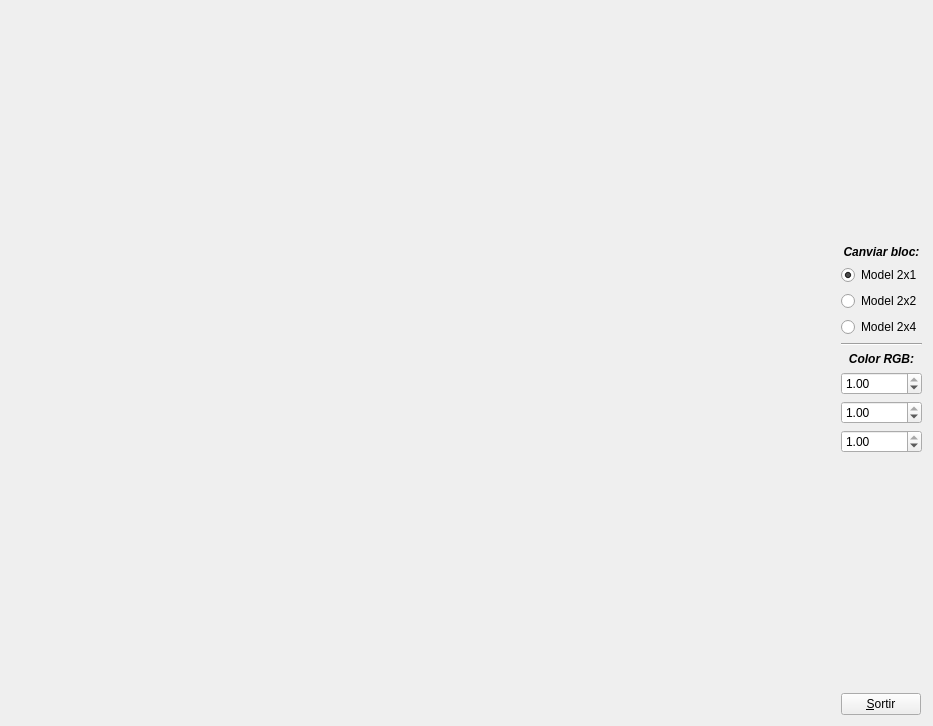
<?xml version="1.0" encoding="UTF-8"?>
<ui version="4.0">
 <class>MyForm</class>
 <widget class="QWidget" name="MyForm">
  <property name="geometry">
   <rect>
    <x>0</x>
    <y>0</y>
    <width>933</width>
    <height>726</height>
   </rect>
  </property>
  <property name="windowTitle">
   <string>IDI-Lab</string>
  </property>
  <layout class="QHBoxLayout" name="horizontalLayout">
   <item>
    <widget class="MyGLWidget" name="widget" native="true">
     <property name="sizePolicy">
      <sizepolicy hsizetype="Expanding" vsizetype="Expanding">
       <horstretch>0</horstretch>
       <verstretch>0</verstretch>
      </sizepolicy>
     </property>
     <property name="minimumSize">
      <size>
       <width>50</width>
       <height>50</height>
      </size>
     </property>
    </widget>
   </item>
   <item>
    <layout class="QVBoxLayout" name="verticalLayout">
     <item>
      <spacer name="verticalSpacer">
       <property name="orientation">
        <enum>Qt::Vertical</enum>
       </property>
       <property name="sizeHint" stdset="0">
        <size>
         <width>20</width>
         <height>40</height>
        </size>
       </property>
      </spacer>
     </item>
     <item>
      <widget class="QLabel" name="label_2">
       <property name="font">
        <font>
         <weight>75</weight>
         <italic>true</italic>
         <bold>true</bold>
        </font>
       </property>
       <property name="text">
        <string>Canviar bloc:</string>
       </property>
       <property name="alignment">
        <set>Qt::AlignCenter</set>
       </property>
      </widget>
     </item>
     <item>
      <widget class="QRadioButton" name="radioButton">
       <property name="text">
        <string>Model 2x1</string>
       </property>
       <property name="checked">
        <bool>true</bool>
       </property>
      </widget>
     </item>
     <item>
      <widget class="QRadioButton" name="radioButton_3">
       <property name="text">
        <string>Model 2x2</string>
       </property>
      </widget>
     </item>
     <item>
      <widget class="QRadioButton" name="radioButton_2">
       <property name="text">
        <string>Model 2x4</string>
       </property>
      </widget>
     </item>
     <item>
      <widget class="Line" name="line">
       <property name="orientation">
        <enum>Qt::Horizontal</enum>
       </property>
      </widget>
     </item>
     <item>
      <widget class="QLabel" name="label">
       <property name="font">
        <font>
         <weight>75</weight>
         <italic>true</italic>
         <bold>true</bold>
        </font>
       </property>
       <property name="text">
        <string>Color RGB:</string>
       </property>
       <property name="alignment">
        <set>Qt::AlignCenter</set>
       </property>
      </widget>
     </item>
     <item>
      <widget class="QDoubleSpinBox" name="doubleSpinBox">
       <property name="maximum">
        <double>1.000000000000000</double>
       </property>
       <property name="singleStep">
        <double>0.100000000000000</double>
       </property>
       <property name="value">
        <double>1.000000000000000</double>
       </property>
      </widget>
     </item>
     <item>
      <widget class="QDoubleSpinBox" name="doubleSpinBox_2">
       <property name="maximum">
        <double>1.000000000000000</double>
       </property>
       <property name="singleStep">
        <double>0.100000000000000</double>
       </property>
       <property name="value">
        <double>1.000000000000000</double>
       </property>
      </widget>
     </item>
     <item>
      <widget class="QDoubleSpinBox" name="doubleSpinBox_3">
       <property name="maximum">
        <double>1.000000000000000</double>
       </property>
       <property name="singleStep">
        <double>0.100000000000000</double>
       </property>
       <property name="value">
        <double>1.000000000000000</double>
       </property>
      </widget>
     </item>
     <item>
      <spacer name="verticalSpacer_2">
       <property name="orientation">
        <enum>Qt::Vertical</enum>
       </property>
       <property name="sizeHint" stdset="0">
        <size>
         <width>20</width>
         <height>40</height>
        </size>
       </property>
      </spacer>
     </item>
     <item>
      <widget class="QPushButton" name="pushButton">
       <property name="sizePolicy">
        <sizepolicy hsizetype="Fixed" vsizetype="Fixed">
         <horstretch>0</horstretch>
         <verstretch>0</verstretch>
        </sizepolicy>
       </property>
       <property name="text">
        <string>&amp;Sortir</string>
       </property>
      </widget>
     </item>
    </layout>
   </item>
  </layout>
 </widget>
 <customwidgets>
  <customwidget>
   <class>MyGLWidget</class>
   <extends>QWidget</extends>
   <header>MyGLWidget.h</header>
   <container>1</container>
   <slots>
    <signal>signal2x1()</signal>
    <signal>signal2x2()</signal>
    <signal>signal2x4()</signal>
    <signal>signalRed(double)</signal>
    <signal>signalGreen(double)</signal>
    <signal>signalBlue(double)</signal>
    <slot>model2x1()</slot>
    <slot>model2x2()</slot>
    <slot>model2x4()</slot>
    <slot>slotRed(double)</slot>
    <slot>slotGreen(double)</slot>
    <slot>slotBlue(double)</slot>
   </slots>
  </customwidget>
 </customwidgets>
 <resources/>
 <connections>
  <connection>
   <sender>pushButton</sender>
   <signal>clicked()</signal>
   <receiver>MyForm</receiver>
   <slot>close()</slot>
   <hints>
    <hint type="sourcelabel">
     <x>873</x>
     <y>697</y>
    </hint>
    <hint type="destinationlabel">
     <x>782</x>
     <y>658</y>
    </hint>
   </hints>
  </connection>
  <connection>
   <sender>widget</sender>
   <signal>signal2x1()</signal>
   <receiver>radioButton</receiver>
   <slot>click()</slot>
   <hints>
    <hint type="sourcelabel">
     <x>669</x>
     <y>24</y>
    </hint>
    <hint type="destinationlabel">
     <x>889</x>
     <y>255</y>
    </hint>
   </hints>
  </connection>
  <connection>
   <sender>widget</sender>
   <signal>signal2x2()</signal>
   <receiver>radioButton_3</receiver>
   <slot>click()</slot>
   <hints>
    <hint type="sourcelabel">
     <x>669</x>
     <y>50</y>
    </hint>
    <hint type="destinationlabel">
     <x>889</x>
     <y>288</y>
    </hint>
   </hints>
  </connection>
  <connection>
   <sender>widget</sender>
   <signal>signal2x4()</signal>
   <receiver>radioButton_2</receiver>
   <slot>click()</slot>
   <hints>
    <hint type="sourcelabel">
     <x>669</x>
     <y>82</y>
    </hint>
    <hint type="destinationlabel">
     <x>889</x>
     <y>324</y>
    </hint>
   </hints>
  </connection>
  <connection>
   <sender>radioButton</sender>
   <signal>clicked()</signal>
   <receiver>widget</receiver>
   <slot>model2x1()</slot>
   <hints>
    <hint type="sourcelabel">
     <x>889</x>
     <y>268</y>
    </hint>
    <hint type="destinationlabel">
     <x>669</x>
     <y>112</y>
    </hint>
   </hints>
  </connection>
  <connection>
   <sender>radioButton_3</sender>
   <signal>clicked()</signal>
   <receiver>widget</receiver>
   <slot>model2x2()</slot>
   <hints>
    <hint type="sourcelabel">
     <x>889</x>
     <y>297</y>
    </hint>
    <hint type="destinationlabel">
     <x>669</x>
     <y>145</y>
    </hint>
   </hints>
  </connection>
  <connection>
   <sender>radioButton_2</sender>
   <signal>clicked()</signal>
   <receiver>widget</receiver>
   <slot>model2x4()</slot>
   <hints>
    <hint type="sourcelabel">
     <x>889</x>
     <y>326</y>
    </hint>
    <hint type="destinationlabel">
     <x>669</x>
     <y>168</y>
    </hint>
   </hints>
  </connection>
  <connection>
   <sender>widget</sender>
   <signal>signalRed(double)</signal>
   <receiver>doubleSpinBox</receiver>
   <slot>setValue(double)</slot>
   <hints>
    <hint type="sourcelabel">
     <x>669</x>
     <y>536</y>
    </hint>
    <hint type="destinationlabel">
     <x>889</x>
     <y>384</y>
    </hint>
   </hints>
  </connection>
  <connection>
   <sender>widget</sender>
   <signal>signalGreen(double)</signal>
   <receiver>doubleSpinBox_2</receiver>
   <slot>setValue(double)</slot>
   <hints>
    <hint type="sourcelabel">
     <x>669</x>
     <y>572</y>
    </hint>
    <hint type="destinationlabel">
     <x>889</x>
     <y>426</y>
    </hint>
   </hints>
  </connection>
  <connection>
   <sender>widget</sender>
   <signal>signalBlue(double)</signal>
   <receiver>doubleSpinBox_3</receiver>
   <slot>setValue(double)</slot>
   <hints>
    <hint type="sourcelabel">
     <x>669</x>
     <y>628</y>
    </hint>
    <hint type="destinationlabel">
     <x>889</x>
     <y>461</y>
    </hint>
   </hints>
  </connection>
  <connection>
   <sender>doubleSpinBox</sender>
   <signal>valueChanged(double)</signal>
   <receiver>widget</receiver>
   <slot>slotRed(double)</slot>
   <hints>
    <hint type="sourcelabel">
     <x>889</x>
     <y>391</y>
    </hint>
    <hint type="destinationlabel">
     <x>669</x>
     <y>393</y>
    </hint>
   </hints>
  </connection>
  <connection>
   <sender>doubleSpinBox_2</sender>
   <signal>valueChanged(double)</signal>
   <receiver>widget</receiver>
   <slot>slotGreen(double)</slot>
   <hints>
    <hint type="sourcelabel">
     <x>889</x>
     <y>419</y>
    </hint>
    <hint type="destinationlabel">
     <x>669</x>
     <y>427</y>
    </hint>
   </hints>
  </connection>
  <connection>
   <sender>doubleSpinBox_3</sender>
   <signal>valueChanged(double)</signal>
   <receiver>widget</receiver>
   <slot>slotBlue(double)</slot>
   <hints>
    <hint type="sourcelabel">
     <x>889</x>
     <y>457</y>
    </hint>
    <hint type="destinationlabel">
     <x>669</x>
     <y>457</y>
    </hint>
   </hints>
  </connection>
 </connections>
</ui>
